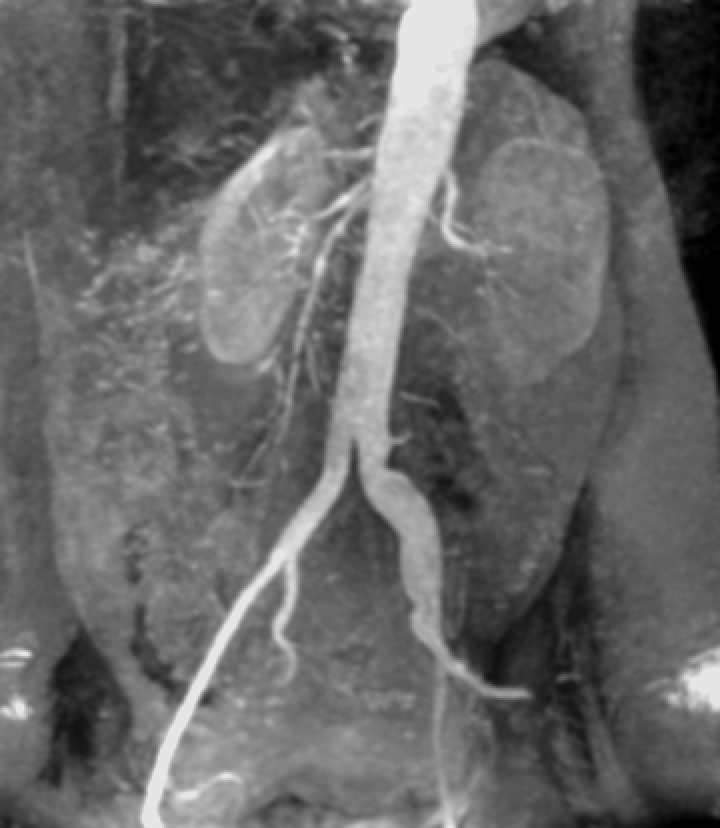
#> input picture E2/Fig0312(a)(kidney).tif, 720 x 828 px
$ python Ejercicio2-8.py
#> lines starting #> are read from the running program, lines starting #| are printed output that depends on the picture
#> further down, image is the input picture: shape (828, 720); min 0, max 230, mean 103.5
import numpy as np
import cv2
from matplotlib import pyplot as plt
import imutils as im


def ruido_gaussiano(img, prcnt):
#> called with prcnt = 5
    temp = np.float64(np.copy(img))

    tam = img.size
#> tam = 596160

    aux = (tam*prcnt)//100
#> aux = 29808

    cont = 0

    mean = 0

    var = 0.5

    sigma = var ** 0.5

    h = temp.shape[0]
#> h = 828

    w = temp.shape[1]
#> w = 720

    ruido = np.random.normal(mean, sigma, (1, 1))

    noisy = np.zeros(temp.shape, np.float64)

    for i in range(h):

        for j in range(w):

            temp[i][j] = temp[i][j] + ruido[0][0]

            cont=cont+1

            if(cont>=aux):

                break

        if(cont>=aux):

            break
#> temp: shape (828, 720) float64; min 0, max 231.2, mean 103.6
#> after the loop, cont = 29808

    noisy = temp

    return noisy


id = 'Fig0312(a)(kidney).tif'

image = cv2.imread(id,0)

noisy_image=ruido_gaussiano(image,5)


plt.subplot(221), plt.imshow(image, "gray"), plt.title("Original"), plt.axis("off")
plt.subplot(222), plt.imshow(noisy_image, "gray"), plt.title("Con ruido"), plt.axis("off")
hist = cv2.calcHist([image], [0], None, [256], [0, 256])
#> hist = 256 values, max 18624 at index 96, min 0 at index 1, mean 2328.8
noisy_image = noisy_image.astype(np.uint8)
hist_R = cv2.calcHist([noisy_image], [0], None, [256], [0, 256])
#> hist_R = 256 values, max 18460 at index 96, min 0 at index 7, mean 2328.8

plt.subplot(223)
plt.plot(hist, color="r", label = "Original")
plt.plot(hist_R, color="b", label = "Ruido"),plt.xlabel('intensidad de iluminacion'),plt.ylabel('cantidad de pixeles')
plt.legend(loc='upper right')
plt.show()
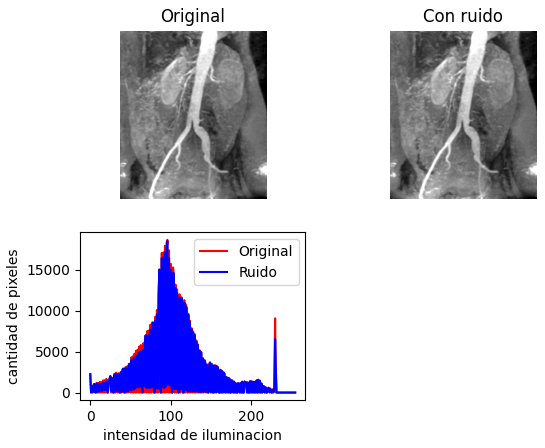
#> figure drawn by matplotlib, 3 panels; panel 3: curve peaks at x = 96, y = 18624; panel 3: curve peaks at x = 96, y = 18460

#----------------------------------------------------------------------------------------------------------------------------------------
mean = 0
var = 0.1
sigma = var**0.5
gaus = np.random.normal(mean,sigma,(image.shape[0],image.shape[1]))
temp_image = np.float64(np.copy(image))
noisy_image = np.zeros(temp_image.shape, np.float64)
noisy_image = temp_image + gaus
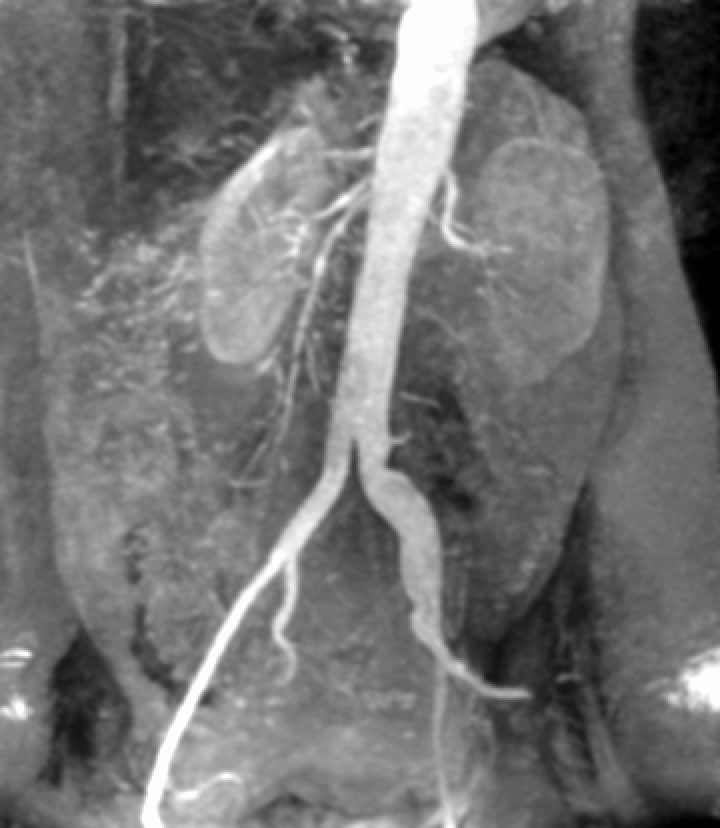
#> noisy_image: shape (828, 720) float64; min -1.26, max 231.2, mean 103.5; drawn with min black and max white
#noisy_image = noisy_image.astype(np.uint8)

plt.subplot(121), plt.imshow(image, "gray"), plt.title("Original"), plt.axis("off")
plt.subplot(122), plt.imshow(noisy_image, "gray"), plt.title("Con ruido"), plt.axis("off")
plt.show()
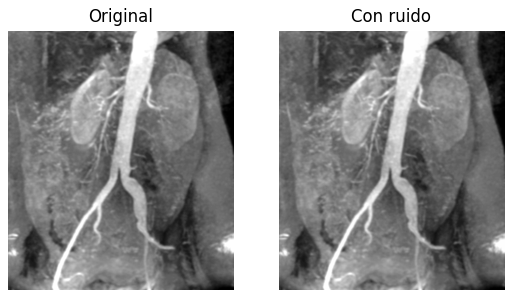
#> figure drawn by matplotlib, 2 panels

#----------------------------------------------------------------------------------------------------------------------------------------

mean = 0
var = 1
sigma = var**1
gaus = np.random.normal(mean,0.5,(image.shape[0],image.shape[1]))
temp_image = np.float64(np.copy(image))
noisy_image = np.zeros(temp_image.shape, np.float64)
noisy_image = temp_image + gaus
kernel_1= (1/9)*(np.ones((3,3), dtype= np.float32))

#Filtra la imagen utilizando el kernel anterior
gaus_1= cv2.filter2D(noisy_image,-1,kernel_1)

plt.subplot(131), plt.imshow(image, "gray"), plt.title("Original"), plt.axis("off")
plt.subplot(132), plt.imshow(noisy_image, "gray"), plt.title("Con ruido"), plt.axis("off")
plt.subplot(133), plt.imshow(gaus_1, "gray"), plt.title("Filtrado 3*3"), plt.axis("off")
plt.show()
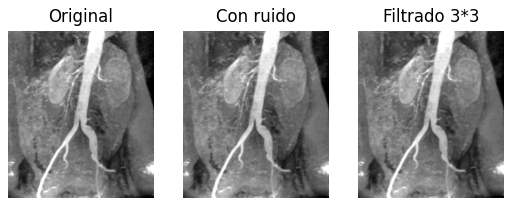
#> figure drawn by matplotlib, 3 panels

#################################################################################################
gaus = np.random.normal(mean,2,(image.shape[0],image.shape[1]))
temp_image = np.float64(np.copy(image))
noisy_image = np.zeros(temp_image.shape, np.float64)
noisy_image = temp_image + gaus
kernel_1= (1/16)*(np.ones((4,4), dtype= np.float32))

#Filtra la imagen utilizando el kernel anterior
gaus_1= cv2.filter2D(noisy_image,-1,kernel_1)

plt.subplot(131), plt.imshow(image, "gray"), plt.title("Original"), plt.axis("off")
plt.subplot(132), plt.imshow(noisy_image, "gray"), plt.title("Con ruido"), plt.axis("off")
plt.subplot(133), plt.imshow(gaus_1, "gray"), plt.title("Filtrado 4*4"), plt.axis("off")
plt.show()

##################################################################################################
gaus = np.random.normal(mean,4,(image.shape[0],image.shape[1]))
temp_image = np.float64(np.copy(image))
noisy_image = np.zeros(temp_image.shape, np.float64)
noisy_image = temp_image + gaus
kernel_1= (1/20)*(np.ones((5,5), dtype= np.float32))

#Filtra la imagen utilizando el kernel anterior
gaus_1= cv2.filter2D(noisy_image,-1,kernel_1)

plt.subplot(131), plt.imshow(image, "gray"), plt.title("Original"), plt.axis("off")
plt.subplot(132), plt.imshow(noisy_image, "gray"), plt.title("Con ruido"), plt.axis("off")
plt.subplot(133), plt.imshow(gaus_1, "gray"), plt.title("Filtrado 5*5"), plt.axis("off")
plt.show()
